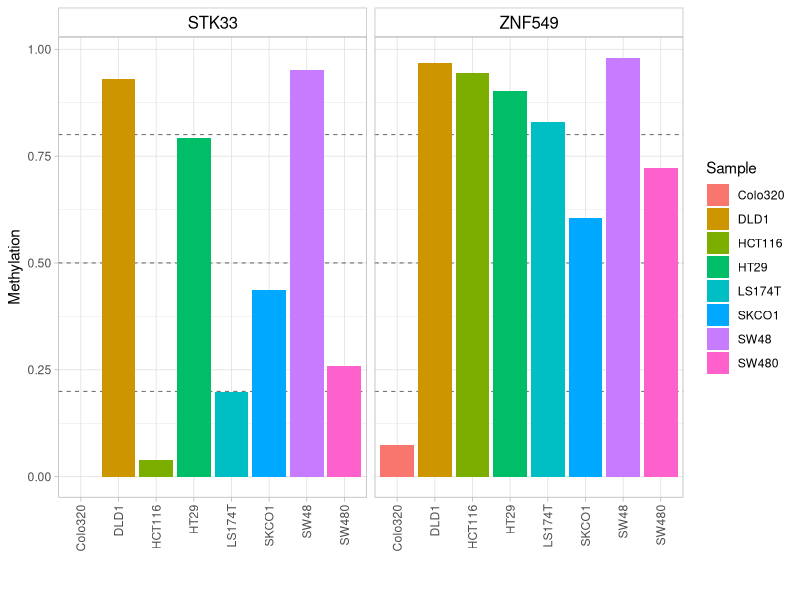
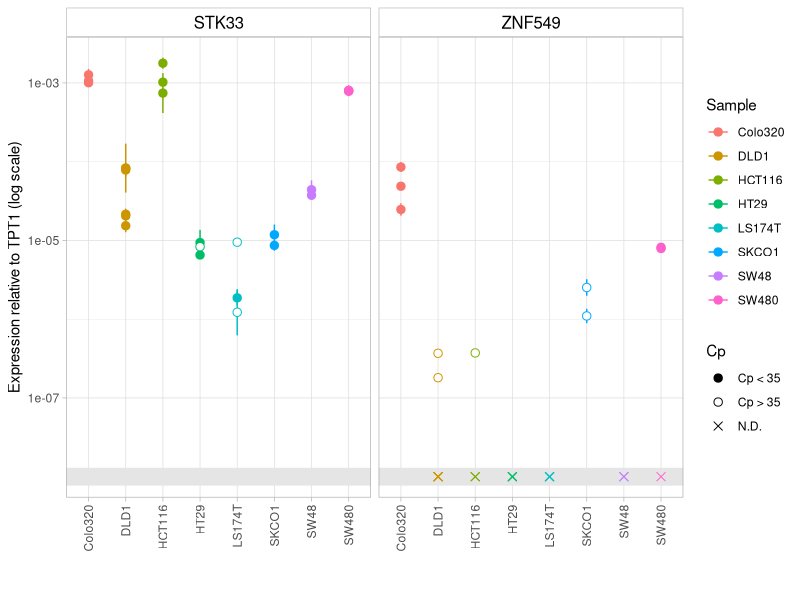
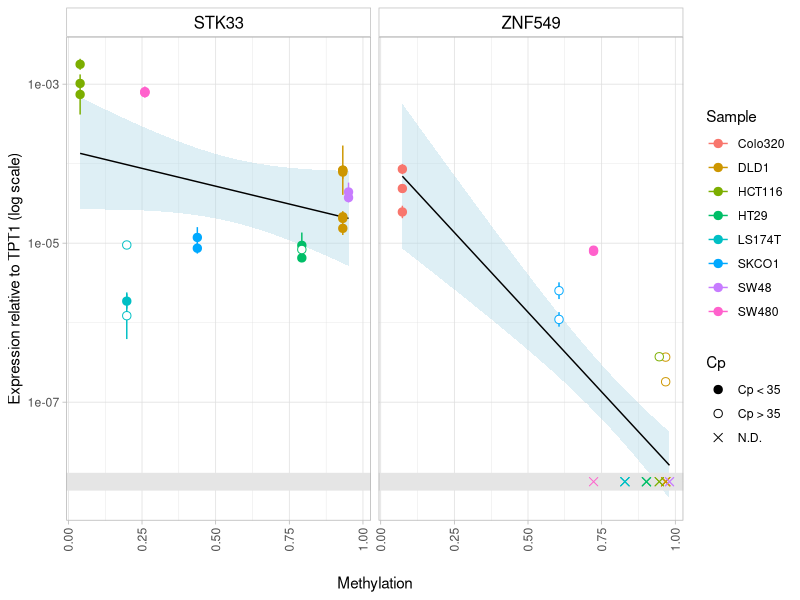
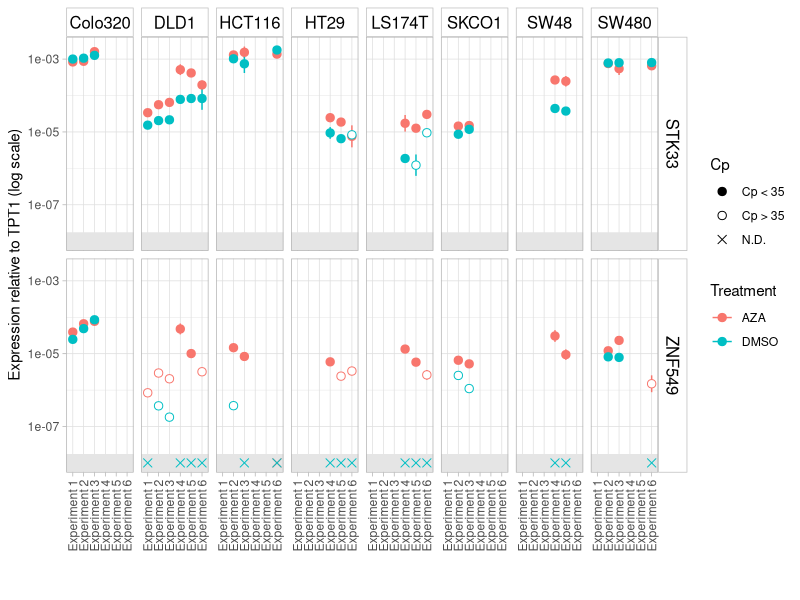

The R source for these figures, in order:
#################
# New version ###
################# 

library(data.table)
library(ggplot2)
library(tidyr)

# set the working directory where the data is stored

setwd("~/sandbox/QPCR_Julia/")

# load the expression data

expression_data <- fread("expression.data.csv")

# expected columns
# Experiment:     Label for the experiment
# Sample:         Sample name (cell line, case, etc)
# Treatment:      Applied treatment
# Date:           Date of the experiment
# Target:         Target Gene
# meanCp_Target:  Mean Cp (Ct) of the Target
# errorCp_Target: Standard error of the mean Cp of the Target
# E_Target:       Efficiency of the Target PCR amplification
# Ref:            Reference Gene (in this version of the script, just one)
# meanCp_Ref:     Mean Cp (Ct) of the Reference
# errorCp_Ref:    Standard error of the mean Cp of the Reference
# E_Ref:          Efficiency of the Reference PCR amplification


# Indicate the efficiencies, if necessary

expression_data[Target=="ZNF549",E_Target:=2]
expression_data[Target=="STK33",E_Target:=2]
expression_data[Ref=="TPT1",E_Ref:=2]

# Calculate the relative expression in log2

expression_data[,log2_Rel := meanCp_Ref*log2(E_Ref) - meanCp_Target*log2(E_Target)]
expression_data[,log2_Rel_error := sqrt((errorCp_Ref*log2(E_Ref))^2 + (errorCp_Target*log2(E_Target))^2)]

# Indicate if the Cp are <35, >35 or >40

expression_data[meanCp_Target < 35,Cp:="Cp < 35"]
expression_data[meanCp_Target >= 35,Cp:="Cp > 35"]
expression_data[is.na(meanCp_Target),Cp :="N.D."]



# convert expression lineal scale

expression_data[,Rel := 2^log2_Rel]
expression_data[,Rel_max := 2^(log2_Rel+log2_Rel_error)]
expression_data[,Rel_min := 2^(log2_Rel-log2_Rel_error)]


# Place the samples with no amplification as a fixed log2 value (by default 1e-8)

expression_data[Cp =="N.D.", Rel := 1e-8]

# Create nice labels for the graphs

expression_data[,Label := paste("Experiment",as.numeric(factor(Experiment)))]

# Add methylation information 

methylation <- fread("methylation.csv")
methylation[,Sample:=gsub("( |-)","",Sample)]
expression_data <- merge(expression_data,methylation,by=c("Sample","Target","Treatment"),all.x=T,all.y=T)

# graphic themes

rotate_x_axis <- theme(axis.title.x = element_text(margin=margin(t=18)),
                       axis.text.x = element_text(angle=90,vjust=0.5,hjust=1))
theme_light2 <-  theme_light() +
  theme(strip.background = element_rect(fill="white",color="grey"),
        strip.text.y = element_text(color="black",size=12),
        strip.text.x = element_text(color="black",size=12))


s_shape <- scale_shape_manual(values=c(19,21,4))



# Plot the methylation per Sample

ggplot(expression_data[,list(Sample,Target,Methylation)] %>% unique %>% na.omit) + 
  aes(Sample,Methylation) + 
  geom_hline(yintercept=c(.2,.5,.8),lty=2,lwd=0.2) +
  geom_col(aes(fill=Sample)) +
  facet_wrap(~Target) +
  theme_light2 +
  xlab("") +
  rotate_x_axis
  
# common geoms to plot expression in the y axis

common_geoms <- list(
  geom_hline(yintercept = 1e-8,linewidth = 6,color="grey90"),
  geom_errorbar(aes(ymin=Rel_min,ymax=Rel_max),width=0),
  geom_point(aes(shape=Cp),fill="white",size=2.5),
  theme_light2,
  ylab("Expression relative to TPT1 (log scale)"),
  scale_y_log10(),
  s_shape
)


# Plot the expression before treatment

ggplot(expression_data[Treatment=="DMSO" & !is.na(Cp)]) + 
  aes(Sample,Rel,color=Sample) +
  common_geoms +
  facet_wrap(~Target) +
  xlab("") +
  rotate_x_axis

# Plot methylation vs expression, before treatment

ggplot(expression_data[Treatment=="DMSO" & !is.na(Cp)]) + 
  aes(Methylation,Rel,color=Sample) + 
  geom_smooth(method="lm",color="black",fill="lightblue",lwd=.5) +
  common_geoms +
  facet_wrap(~Target) +
  xlab("Methylation") +
  rotate_x_axis

# Plot changes in expression after treatment

ggplot(expression_data[Sample!="WATER"]) + 
  aes(Label,Rel,color=Treatment) +
  common_geoms +
  facet_grid(cols=vars(Sample),rows=vars(Target)) +
  xlab("") +
  rotate_x_axis
  


